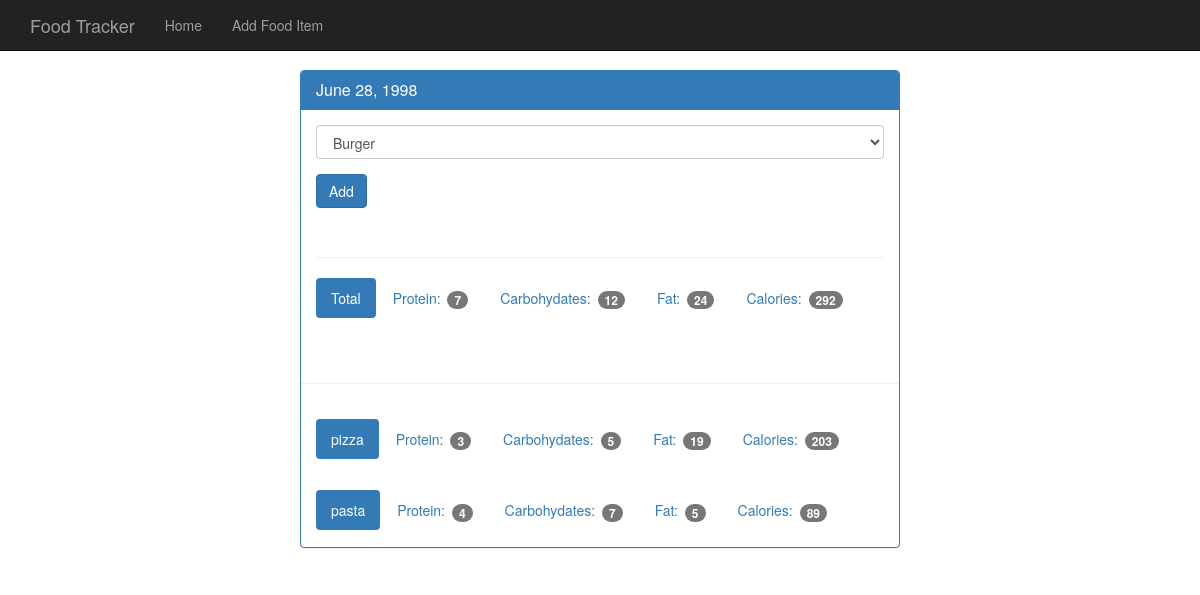
/view/19980628, run on the app's committed database.
### tables this page shows
CREATE TABLE food (
  id integer primary key autoincrement,
  name text not null,
  protein integer not null,
  carbohydrate integer not null,
  fat integer not null,
  calories integer not null
);

### app.py (the view)
@app.route('/view/<date>', methods=['GET', 'POST'])
def view(date):
    try:
        db = get_db()
        cur = db.execute('select id, entry_date from log_date where entry_date = ?', [date])
        date_result = cur.fetchone()
        if request.method == 'POST':
            db.execute('insert into food_date (food_id,log_date_id) values (?,?)',[request.form['food-select'],date_result['id']])
            db.commit()
        d = datetime.strptime(str(date_result['entry_date']), '%Y%m%d')
        pretty_date = datetime.strftime(d, '%B %d, %Y')
        food_cur = db.execute('select id, name from food')
        food_results = food_cur.fetchall()
        log_cur = db.execute('select food.name, food.protein, food.carbohydrate, food.fat, food.calories from log_date join food_date on food_date.log_date_id = log_date.id join food on food.id = food_date.food_id where log_date.entry_date = ?', [date])
        log_results = log_cur.fetchall()
        totals = {}
        totals['protein'] = 0
        totals['carbohydrate'] = 0
        totals['fat'] = 0
        totals['calories'] = 0
        for food in log_results:
            totals['protein'] += food['protein']
            totals['carbohydrate'] += food['carbohydrate']
            totals['fat'] += food['fat']
            totals['calories'] += food['calories']
        return render_template('day.html', entry_date= date_result['entry_date'] ,pretty_date=pretty_date,\
         food_results=food_results,log_results=log_results,totals=totals)
    except Exception as e:
        return "<h1>Error Ocuured : {} </h1>".format(e)

### database.py (called while the page is built)
def connect_db():
    sql = sqlite3.connect('food_log2.db')
    sql.row_factory = sqlite3.Row
    return sql

def get_db():
    if not hasattr(g,'sqlite_db'):
        g.sqlite_db = connect_db()
    return g.sqlite_db

### templates/day.html
{% extends "base.html" %}
{% block body %}
  <body>
    <nav class="navbar navbar-inverse navbar-fixed-top">
      <div class="container">
        <div class="navbar-header">
          <a class="navbar-brand" href="{{ url_for('index') }}">Food Tracker</a>
        </div>
        <div id="navbar" class="navbar-collapse collapse">
          <ul class="nav navbar-nav">
            <li><a href="{{url_for('index')}}">Home</a></li>
            <li><a href="{{url_for('food')}}">Add Food Item</a></li>
          </ul>
        </div>
      </div>
    </nav>
    <div class="container theme-showcase col-sm-6 col-sm-offset-3" role="main">
      <div class="row">
        <div>
          <div class="panel panel-primary">
            <div class="panel-heading">
              <h3 class="panel-title">{{ pretty_date }}</h3>
            </div>
            <div class="panel-body">
              <form method="POST" action="{{ url_for('view',date=entry_date) }}">
                <div class="form-group">
                  <select class="form-control" name="food-select">
                    {% for food in food_results %}
                    <option value={{food.id}}>{{ food.name }}</option>
                    {% endfor %}
                  </select>
                </div>
                <button type="submit" class="btn btn-primary">Add</button>
              </form>
              <div class="page-header"></div>
              <ul class="nav nav-pills" role="tablist">
                <li class="active"><a>Total</a></li>
                <li><a>Protein: <span class="badge">{{totals.protein}}</span></a></li>
                <li><a>Carbohydates: <span class="badge">{{totals.carbohydrate}}</span></a></li>
                <li><a>Fat: <span class="badge">{{totals.fat}}</span></a></li>
                <li><a>Calories: <span class="badge">{{totals.calories}}</span></a></li>
              </ul>
            </div>
            <div class="page-header"></div>
            {% for food in log_results %}
            <div class="panel-body">
                <ul class="nav nav-pills" role="tablist">
                <li class="active"><a>{{food.name}}</a></li>
                <li><a>Protein: <span class="badge">{{food.protein}}</span></a></li>
                <li><a>Carbohydates: <span class="badge">{{food.carbohydrate}}</span></a></li>
                <li><a>Fat: <span class="badge">{{food.fat}}</span></a></li>
                <li><a>Calories: <span class="badge">{{food.calories}}</span></a></li>
              </ul>
            </div>
            {% endfor %}
          </div>
        </div>
      </div>
    </div>
{% endblock %}

### static/theme.css (style rules this page uses)
body { padding-top: 70px; padding-bottom: 30px; }

### data on the page
food: name "pizza", protein "3", carbohydrate "5", fat "19", calories "203"
food: name "pasta", protein "4", carbohydrate "7", fat "5", calories "89"

### other printed values
{{ pretty_date }} "June 28, 1998"
{{ totals.protein }} "7"
{{ totals.carbohydrate }} "12"
{{ totals.fat }} "24"
{{ totals.calories }} "292"
form field food-select "Burger"
